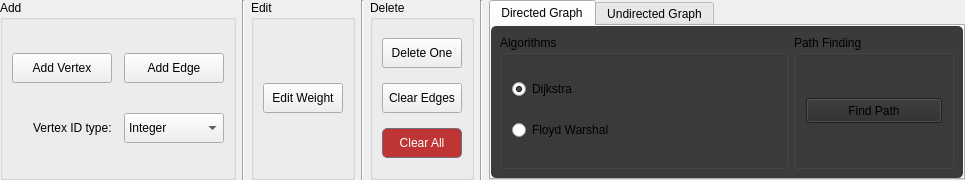
<?xml version="1.0" encoding="UTF-8"?>
<ui version="4.0">
 <author>Julius Pahama</author>
 <class>ControlPanel</class>
 <widget class="QFrame" name="ControlPanel">
  <property name="geometry">
   <rect>
    <x>0</x>
    <y>0</y>
    <width>965</width>
    <height>180</height>
   </rect>
  </property>
  <property name="sizePolicy">
   <sizepolicy hsizetype="Preferred" vsizetype="Fixed">
    <horstretch>0</horstretch>
    <verstretch>0</verstretch>
   </sizepolicy>
  </property>
  <property name="windowTitle">
   <string>ControlPanel</string>
  </property>
  <layout class="QHBoxLayout" name="horizontalLayout">
   <property name="leftMargin">
    <number>0</number>
   </property>
   <property name="topMargin">
    <number>0</number>
   </property>
   <property name="rightMargin">
    <number>0</number>
   </property>
   <property name="bottomMargin">
    <number>0</number>
   </property>
   <item>
    <widget class="QGroupBox" name="add_box">
     <property name="title">
      <string>Add</string>
     </property>
     <layout class="QGridLayout" name="gridLayout_3">
      <property name="horizontalSpacing">
       <number>12</number>
      </property>
      <item row="1" column="0" alignment="Qt::AlignRight">
       <widget class="QLabel" name="id_type_label">
        <property name="text">
         <string>Vertex ID type:</string>
        </property>
       </widget>
      </item>
      <item row="1" column="1">
       <widget class="QComboBox" name="id_type_combobox">
        <property name="minimumSize">
         <size>
          <width>80</width>
          <height>30</height>
         </size>
        </property>
        <property name="whatsThis">
         <string extracomment="Select the type of vertex ID"/>
        </property>
        <property name="autoFillBackground">
         <bool>false</bool>
        </property>
        <property name="frame">
         <bool>true</bool>
        </property>
        <item>
         <property name="text">
          <string>Integer</string>
         </property>
        </item>
        <item>
         <property name="text">
          <string>Character</string>
         </property>
        </item>
       </widget>
      </item>
      <item row="0" column="1">
       <widget class="QPushButton" name="add_edge_button">
        <property name="minimumSize">
         <size>
          <width>100</width>
          <height>30</height>
         </size>
        </property>
        <property name="maximumSize">
         <size>
          <width>200</width>
          <height>16777215</height>
         </size>
        </property>
        <property name="text">
         <string>Add Edge</string>
        </property>
        <property name="checkable">
         <bool>true</bool>
        </property>
       </widget>
      </item>
      <item row="0" column="0">
       <widget class="QPushButton" name="add_vertex_button">
        <property name="minimumSize">
         <size>
          <width>100</width>
          <height>30</height>
         </size>
        </property>
        <property name="maximumSize">
         <size>
          <width>200</width>
          <height>16777215</height>
         </size>
        </property>
        <property name="text">
         <string>Add Vertex</string>
        </property>
        <property name="checkable">
         <bool>true</bool>
        </property>
       </widget>
      </item>
     </layout>
    </widget>
   </item>
   <item>
    <widget class="Line" name="line_3">
     <property name="orientation">
      <enum>Qt::Vertical</enum>
     </property>
    </widget>
   </item>
   <item>
    <widget class="QGroupBox" name="edit_box">
     <property name="title">
      <string>Edit</string>
     </property>
     <layout class="QGridLayout" name="gridLayout_6">
      <item row="0" column="0">
       <widget class="QPushButton" name="edit_weight_button">
        <property name="minimumSize">
         <size>
          <width>80</width>
          <height>30</height>
         </size>
        </property>
        <property name="maximumSize">
         <size>
          <width>120</width>
          <height>16777215</height>
         </size>
        </property>
        <property name="text">
         <string>Edit Weight</string>
        </property>
        <property name="checkable">
         <bool>true</bool>
        </property>
       </widget>
      </item>
     </layout>
    </widget>
   </item>
   <item>
    <widget class="Line" name="line_5">
     <property name="orientation">
      <enum>Qt::Vertical</enum>
     </property>
    </widget>
   </item>
   <item>
    <widget class="QGroupBox" name="delete_box">
     <property name="title">
      <string>Delete</string>
     </property>
     <layout class="QGridLayout" name="gridLayout_5">
      <item row="0" column="0">
       <widget class="QPushButton" name="delete_button">
        <property name="minimumSize">
         <size>
          <width>80</width>
          <height>30</height>
         </size>
        </property>
        <property name="maximumSize">
         <size>
          <width>120</width>
          <height>16777215</height>
         </size>
        </property>
        <property name="text">
         <string>Delete One</string>
        </property>
        <property name="checkable">
         <bool>true</bool>
        </property>
       </widget>
      </item>
      <item row="2" column="0">
       <widget class="QPushButton" name="clear_button">
        <property name="minimumSize">
         <size>
          <width>80</width>
          <height>30</height>
         </size>
        </property>
        <property name="maximumSize">
         <size>
          <width>120</width>
          <height>16777215</height>
         </size>
        </property>
        <property name="styleSheet">
         <string notr="true">QPushButton {background-color: #bf3434; color: white; border: 1px solid #70707c; padding: 5px 12px; border-radius: 5px;} QPushButton:hover {background-color: #d44b4b;}</string>
        </property>
        <property name="text">
         <string>Clear All</string>
        </property>
       </widget>
      </item>
      <item row="1" column="0">
       <widget class="QPushButton" name="clear_edges_button">
        <property name="minimumSize">
         <size>
          <width>80</width>
          <height>30</height>
         </size>
        </property>
        <property name="maximumSize">
         <size>
          <width>120</width>
          <height>16777215</height>
         </size>
        </property>
        <property name="text">
         <string>Clear Edges</string>
        </property>
       </widget>
      </item>
     </layout>
     <zorder>clear_button</zorder>
     <zorder>delete_button</zorder>
     <zorder>clear_edges_button</zorder>
    </widget>
   </item>
   <item>
    <widget class="Line" name="line">
     <property name="orientation">
      <enum>Qt::Vertical</enum>
     </property>
    </widget>
   </item>
   <item>
    <widget class="QTabWidget" name="tabs">
     <property name="sizePolicy">
      <sizepolicy hsizetype="Expanding" vsizetype="Expanding">
       <horstretch>0</horstretch>
       <verstretch>0</verstretch>
      </sizepolicy>
     </property>
     <property name="maximumSize">
      <size>
       <width>800</width>
       <height>16777215</height>
      </size>
     </property>
     <property name="styleSheet">
      <string notr="true">QFrame { border-radius: 5px; background-color: #3b3b3d} QPushButton, QLineEdit {background-color: #2b2b2c; border-color: #70707c;} QPushButton:hover, QPushButton:checked { background-color: #545454;}</string>
     </property>
     <property name="currentIndex">
      <number>0</number>
     </property>
     <property name="movable">
      <bool>true</bool>
     </property>
     <widget class="QWidget" name="directed_tab">
      <attribute name="title">
       <string>Directed Graph</string>
      </attribute>
      <layout class="QHBoxLayout" name="horizontalLayout_8">
       <item>
        <widget class="QGroupBox" name="d_algorithm_box">
         <property name="minimumSize">
          <size>
           <width>200</width>
           <height>0</height>
          </size>
         </property>
         <property name="styleSheet">
          <string notr="true"/>
         </property>
         <property name="title">
          <string>Algorithms</string>
         </property>
         <property name="flat">
          <bool>false</bool>
         </property>
         <layout class="QGridLayout" name="gridLayout_4">
          <item row="0" column="0">
           <widget class="QRadioButton" name="dijkstra_radio">
            <property name="text">
             <string>Dijkstra</string>
            </property>
            <property name="checked">
             <bool>true</bool>
            </property>
           </widget>
          </item>
          <item row="1" column="0">
           <widget class="QRadioButton" name="floyd_radio">
            <property name="text">
             <string>Floyd Warshal</string>
            </property>
            <property name="checked">
             <bool>false</bool>
            </property>
           </widget>
          </item>
         </layout>
        </widget>
       </item>
       <item>
        <widget class="QGroupBox" name="path_finding_box">
         <property name="sizePolicy">
          <sizepolicy hsizetype="Maximum" vsizetype="Preferred">
           <horstretch>0</horstretch>
           <verstretch>0</verstretch>
          </sizepolicy>
         </property>
         <property name="maximumSize">
          <size>
           <width>160</width>
           <height>16777215</height>
          </size>
         </property>
         <property name="title">
          <string>Path Finding</string>
         </property>
         <layout class="QVBoxLayout" name="verticalLayout_2">
          <item>
           <widget class="QPushButton" name="path_button">
            <property name="sizePolicy">
             <sizepolicy hsizetype="Preferred" vsizetype="Fixed">
              <horstretch>0</horstretch>
              <verstretch>0</verstretch>
             </sizepolicy>
            </property>
            <property name="minimumSize">
             <size>
              <width>0</width>
              <height>25</height>
             </size>
            </property>
            <property name="text">
             <string>Find Path</string>
            </property>
           </widget>
          </item>
         </layout>
        </widget>
       </item>
      </layout>
     </widget>
     <widget class="QWidget" name="undirected_tab">
      <property name="sizePolicy">
       <sizepolicy hsizetype="Maximum" vsizetype="Preferred">
        <horstretch>0</horstretch>
        <verstretch>0</verstretch>
       </sizepolicy>
      </property>
      <attribute name="title">
       <string>Undirected Graph</string>
      </attribute>
      <layout class="QHBoxLayout" name="horizontalLayout_3">
       <item>
        <widget class="QGroupBox" name="ud_algorithm_box">
         <property name="minimumSize">
          <size>
           <width>100</width>
           <height>0</height>
          </size>
         </property>
         <property name="title">
          <string>Algorithms</string>
         </property>
         <layout class="QGridLayout" name="gridLayout">
          <item row="0" column="0">
           <widget class="QRadioButton" name="prim_radio">
            <property name="text">
             <string>Prim</string>
            </property>
            <property name="checked">
             <bool>true</bool>
            </property>
           </widget>
          </item>
          <item row="1" column="0">
           <widget class="QRadioButton" name="kruskal_radio">
            <property name="text">
             <string>Kruskal</string>
            </property>
           </widget>
          </item>
         </layout>
        </widget>
       </item>
       <item>
        <widget class="QGroupBox" name="mcst_box">
         <property name="sizePolicy">
          <sizepolicy hsizetype="Maximum" vsizetype="Preferred">
           <horstretch>0</horstretch>
           <verstretch>0</verstretch>
          </sizepolicy>
         </property>
         <property name="maximumSize">
          <size>
           <width>180</width>
           <height>16777215</height>
          </size>
         </property>
         <property name="title">
          <string>Minimum Cost Spanning Tree</string>
         </property>
         <layout class="QGridLayout" name="gridLayout_2">
          <property name="spacing">
           <number>6</number>
          </property>
          <item row="1" column="0" alignment="Qt::AlignVCenter">
           <widget class="QPushButton" name="mcst_button">
            <property name="sizePolicy">
             <sizepolicy hsizetype="MinimumExpanding" vsizetype="Fixed">
              <horstretch>0</horstretch>
              <verstretch>0</verstretch>
             </sizepolicy>
            </property>
            <property name="minimumSize">
             <size>
              <width>0</width>
              <height>30</height>
             </size>
            </property>
            <property name="text">
             <string>Find MCST</string>
            </property>
            <property name="checkable">
             <bool>true</bool>
            </property>
           </widget>
          </item>
          <item row="0" column="0" alignment="Qt::AlignHCenter|Qt::AlignVCenter">
           <widget class="QWidget" name="mcst_form" native="true">
            <layout class="QHBoxLayout" name="horizontalLayout_2">
             <property name="leftMargin">
              <number>0</number>
             </property>
             <property name="topMargin">
              <number>0</number>
             </property>
             <property name="rightMargin">
              <number>0</number>
             </property>
             <property name="bottomMargin">
              <number>0</number>
             </property>
             <item>
              <widget class="QLabel" name="label">
               <property name="text">
                <string>Minimum Cost</string>
               </property>
              </widget>
             </item>
             <item>
              <widget class="QLineEdit" name="mcst_textbox">
               <property name="minimumSize">
                <size>
                 <width>0</width>
                 <height>32</height>
                </size>
               </property>
              </widget>
             </item>
            </layout>
           </widget>
          </item>
         </layout>
        </widget>
       </item>
       <item>
        <widget class="QGroupBox" name="complement_box">
         <property name="sizePolicy">
          <sizepolicy hsizetype="Maximum" vsizetype="Preferred">
           <horstretch>0</horstretch>
           <verstretch>0</verstretch>
          </sizepolicy>
         </property>
         <property name="maximumSize">
          <size>
           <width>150</width>
           <height>16777215</height>
          </size>
         </property>
         <property name="title">
          <string>Graph Complement</string>
         </property>
         <layout class="QVBoxLayout" name="verticalLayout">
          <item>
           <widget class="QPushButton" name="complement_button">
            <property name="minimumSize">
             <size>
              <width>0</width>
              <height>30</height>
             </size>
            </property>
            <property name="text">
             <string>Show Complement</string>
            </property>
            <property name="checkable">
             <bool>true</bool>
            </property>
           </widget>
          </item>
         </layout>
        </widget>
       </item>
      </layout>
     </widget>
    </widget>
   </item>
  </layout>
 </widget>
 <resources/>
 <connections/>
</ui>
